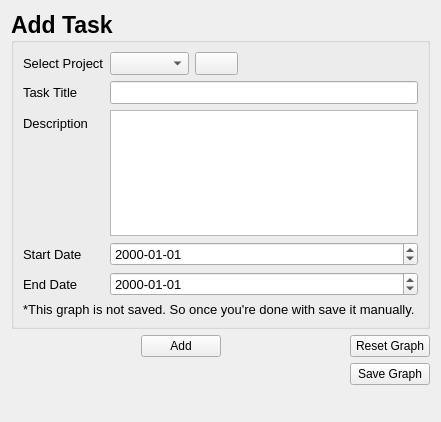
               <widget class="QWidget" name="mrpPage">
                <property name="geometry">
                 <rect>
                  <x>0</x>
                  <y>0</y>
                  <width>425</width>
                  <height>422</height>
                 </rect>
                </property>
                <attribute name="icon">
                 <iconset>
                  <normaloff>../../../../../fontawesome-free-5.9.0-desktop/svgs/solid/ruler.svg</normaloff>../../../../../fontawesome-free-5.9.0-desktop/svgs/solid/ruler.svg</iconset>
                </attribute>
                <attribute name="label">
                 <string>Material Requirement Planning</string>
                </attribute>
                <layout class="QGridLayout" name="gridLayout_16">
                 <item row="1" column="4">
                  <widget class="QPushButton" name="rstGraph">
                   <property name="text">
                    <string>Reset Graph</string>
                   </property>
                   <property name="icon">
                    <iconset>
                     <normaloff>../../../../../fontawesome-free-5.9.0-desktop/svgs/solid/redo.svg</normaloff>../../../../../fontawesome-free-5.9.0-desktop/svgs/solid/redo.svg</iconset>
                   </property>
                  </widget>
                 </item>
                 <item row="4" column="4">
                  <widget class="QPushButton" name="saveFile">
                   <property name="text">
                    <string>Save Graph</string>
                   </property>
                   <property name="icon">
                    <iconset>
                     <normaloff>../../../../../fontawesome-free-5.9.0-desktop/svgs/solid/save.svg</normaloff>../../../../../fontawesome-free-5.9.0-desktop/svgs/solid/save.svg</iconset>
                   </property>
                  </widget>
                 </item>
                 <item row="4" column="0" colspan="4">
                  <spacer name="horizontalSpacer_11">
                   <property name="orientation">
                    <enum>Qt::Horizontal</enum>
                   </property>
                   <property name="sizeHint" stdset="0">
                    <size>
                     <width>40</width>
                     <height>20</height>
                    </size>
                   </property>
                  </spacer>
                 </item>
                 <item row="1" column="2">
                  <widget class="QPushButton" name="addTask">
                   <property name="text">
                    <string>Add</string>
                   </property>
                   <property name="icon">
                    <iconset>
                     <normaloff>../../../../../fontawesome-free-5.9.0-desktop/svgs/solid/plus.svg</normaloff>../../../../../fontawesome-free-5.9.0-desktop/svgs/solid/plus.svg</iconset>
                   </property>
                  </widget>
                 </item>
                 <item row="1" column="3">
                  <spacer name="horizontalSpacer_4">
                   <property name="orientation">
                    <enum>Qt::Horizontal</enum>
                   </property>
                   <property name="sizeHint" stdset="0">
                    <size>
                     <width>40</width>
                     <height>20</height>
                    </size>
                   </property>
                  </spacer>
                 </item>
                 <item row="0" column="0" colspan="5">
                  <layout class="QGridLayout" name="mrpLayout" rowstretch="2,0">
                   <item row="0" column="0" rowspan="2">
                    <widget class="QGroupBox" name="groupBox_3">
                     <property name="font">
                      <font>
                       <pointsize>17</pointsize>
                       <weight>75</weight>
                       <bold>true</bold>
                      </font>
                     </property>
                     <property name="title">
                      <string>Add Task</string>
                     </property>
                     <layout class="QFormLayout" name="formLayout">
                      <item row="0" column="0">
                       <widget class="QLabel" name="label_7">
                        <property name="font">
                         <font>
                          <pointsize>10</pointsize>
                          <weight>50</weight>
                          <bold>false</bold>
                         </font>
                        </property>
                        <property name="text">
                         <string>Select Project</string>
                        </property>
                       </widget>
                      </item>
                      <item row="0" column="1">
                       <layout class="QHBoxLayout" name="horizontalLayout_3">
                        <item>
                         <widget class="QComboBox" name="projectTitle">
                          <property name="font">
                           <font>
                            <pointsize>10</pointsize>
                            <weight>50</weight>
                            <bold>false</bold>
                           </font>
                          </property>
                         </widget>
                        </item>
                        <item>
                         <widget class="QPushButton" name="addProject">
                          <property name="font">
                           <font>
                            <pointsize>10</pointsize>
                            <weight>50</weight>
                            <bold>false</bold>
                           </font>
                          </property>
                          <property name="text">
                           <string/>
                          </property>
                          <property name="icon">
                           <iconset>
                            <normaloff>../../../../../fontawesome-free-5.9.0-desktop/svgs/solid/plus.svg</normaloff>../../../../../fontawesome-free-5.9.0-desktop/svgs/solid/plus.svg</iconset>
                          </property>
                         </widget>
                        </item>
                        <item>
                         <spacer name="horizontalSpacer_12">
                          <property name="orientation">
                           <enum>Qt::Horizontal</enum>
                          </property>
                          <property name="sizeHint" stdset="0">
                           <size>
                            <width>40</width>
                            <height>20</height>
                           </size>
                          </property>
                         </spacer>
                        </item>
                       </layout>
                      </item>
                      <item row="1" column="0">
                       <widget class="QLabel" name="label_8">
                        <property name="font">
                         <font>
                          <pointsize>10</pointsize>
                          <weight>50</weight>
                          <bold>false</bold>
                         </font>
                        </property>
                        <property name="text">
                         <string>Task Title</string>
                        </property>
                       </widget>
                      </item>
                      <item row="1" column="1">
                       <widget class="QLineEdit" name="taskTitle">
                        <property name="font">
                         <font>
                          <pointsize>10</pointsize>
                          <weight>50</weight>
                          <bold>false</bold>
                         </font>
                        </property>
                       </widget>
                      </item>
                      <item row="2" column="0">
                       <widget class="QLabel" name="label_9">
                        <property name="font">
                         <font>
                          <pointsize>10</pointsize>
                          <weight>50</weight>
                          <bold>false</bold>
                         </font>
                        </property>
                        <property name="text">
                         <string>Description</string>
                        </property>
                       </widget>
                      </item>
                      <item row="4" column="0">
                       <widget class="QLabel" name="label_10">
                        <property name="font">
                         <font>
                          <pointsize>10</pointsize>
                          <weight>50</weight>
                          <bold>false</bold>
                         </font>
                        </property>
                        <property name="text">
                         <string>Start Date</string>
                        </property>
                       </widget>
                      </item>
                      <item row="4" column="1">
                       <widget class="QDateEdit" name="startDateEdit">
                        <property name="font">
                         <font>
                          <pointsize>10</pointsize>
                          <weight>50</weight>
                          <bold>false</bold>
                         </font>
                        </property>
                        <property name="displayFormat">
                         <string>yyyy-MM-dd</string>
                        </property>
                       </widget>
                      </item>
                      <item row="5" column="0">
                       <widget class="QLabel" name="label_11">
                        <property name="font">
                         <font>
                          <pointsize>10</pointsize>
                          <weight>50</weight>
                          <bold>false</bold>
                         </font>
                        </property>
                        <property name="text">
                         <string>End Date</string>
                        </property>
                       </widget>
                      </item>
                      <item row="5" column="1">
                       <widget class="QDateEdit" name="endDateEdit">
                        <property name="font">
                         <font>
                          <pointsize>10</pointsize>
                          <weight>50</weight>
                          <bold>false</bold>
                         </font>
                        </property>
                        <property name="displayFormat">
                         <string>yyyy-MM-dd</string>
                        </property>
                       </widget>
                      </item>
                      <item row="6" column="0" colspan="2">
                       <widget class="QLabel" name="label_12">
                        <property name="font">
                         <font>
                          <pointsize>10</pointsize>
                          <weight>50</weight>
                          <bold>false</bold>
                         </font>
                        </property>
                        <property name="text">
                         <string>*This graph is not saved. So once you're done with save it manually. </string>
                        </property>
                        <property name="alignment">
                         <set>Qt::AlignRight|Qt::AlignTrailing|Qt::AlignVCenter</set>
                        </property>
                       </widget>
                      </item>
                      <item row="2" column="1">
                       <widget class="QTextEdit" name="taskDescription"/>
                      </item>
                     </layout>
                    </widget>
                   </item>
                  </layout>
                 </item>
                 <item row="1" column="0">
                  <spacer name="horizontalSpacer_3">
                   <property name="orientation">
                    <enum>Qt::Horizontal</enum>
                   </property>
                   <property name="sizeHint" stdset="0">
                    <size>
                     <width>40</width>
                     <height>20</height>
                    </size>
                   </property>
                  </spacer>
                 </item>
                 <item row="5" column="4">
                  <widget class="QLabel" name="fileSavedNotif">
                   <property name="text">
                    <string/>
                   </property>
                  </widget>
                 </item>
                 <item row="5" column="0" colspan="4">
                  <spacer name="horizontalSpacer_15">
                   <property name="orientation">
                    <enum>Qt::Horizontal</enum>
                   </property>
                   <property name="sizeHint" stdset="0">
                    <size>
                     <width>40</width>
                     <height>20</height>
                    </size>
                   </property>
                  </spacer>
                 </item>
                </layout>
               </widget>
